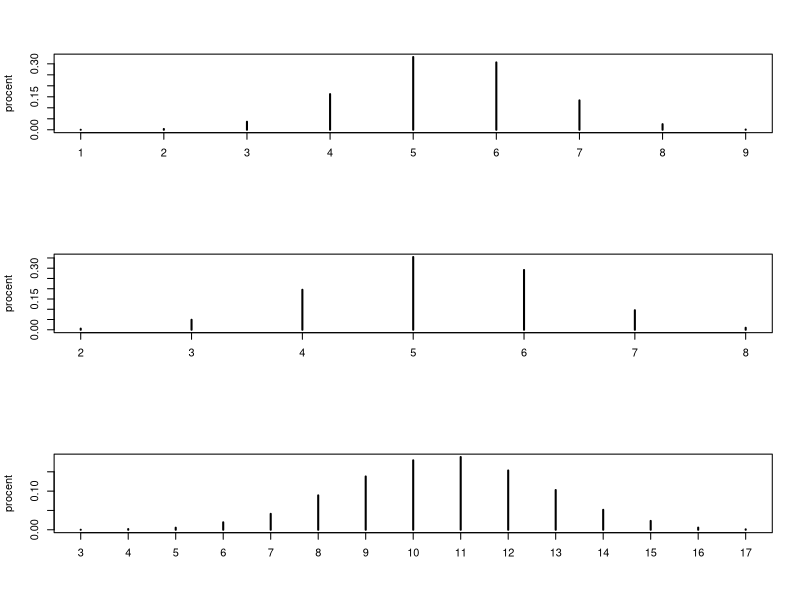

R code for this plot:
#Czy poniższe wyniki ankiety pochodza z losowo wybranej proby?
#Jakt Ty rozumiesze losowosc?
#Jak w losowo wybranej probie, o okreslonej liczbie zer (n0)
#i okreslonej liczbie jedynek (n1), 'grupuja' sie zera i jedynki?
#Ile jest serii zer? Ile jest serii jedynek?

#Przyklad
#=========
#Wyniki ankiety dostarczonej przez dwoch ankieterow x i y (n = 20)
x <- c(0, 0, 0, 0, 0, 1, 1, 1, 0, 0, 1, 1, 1, 1, 1, 0, 0, 0, 0, 0)
y <- c(1, 0, 1, 0, 1, 0, 0, 1, 0, 1, 0, 1, 0, 0, 1, 0, 0, 1, 0, 0)

#liczba jedynek (n1 = 8)
sum(x)
sum(y)

#1. Oliczymy liczbe serii zer, serii jedynek w wektorach x i y.
#2. Porownamy z liczbami serii w N = 10000 losowo wygenerowanych ciagach
#o takiej samie liczbie zer n0 = 12 i jedynek n1 = 8 jak w x i y.

#Ad. 1 W punkcie 1. wykorzystamy funkcje 'rle'.
#==============================================
#Co robi funkcja 'rle'? Napisz w konsoli ?rle i przeczytaj.
rle(x)

#funkcja zliczajaca, dla danego wektora x, liczbe serii zer, serii jedynek
#oraz wszystkich serii
num_serii <- function(x) {
  serie0 <- length(rle(x)$lengths[rle(x)$values == 0])
  serie1 <- length(rle(x)$lengths[rle(x)$values == 1])
  serie <- serie0 + serie1
  return(c(serie0, serie1, serie))
}

#zlicz serie i sprawdz, czy wynik zgadza sie z wynikiem otrzymanym
#z wykorzystaniem funkcji 'num_serii'
wynik_ankieter_x <- num_serii(x)
wynik_ankieter_y <- num_serii(y)
wynik_ankieter_x
wynik_ankieter_y
#3 2 5
#8  8 16

#Ad.2 Generujemy N ciagow o dlugosci n #oraz liczbie zer n0 i liczbie
#jedynek n1.
#===============================================================================
#Liczba ciagow do wygenerowania
N <- 10000

#Dlugosc kazdego ciagu
# dla y n1 jest takie samo, nie trzeba powtarzac generowania
n <- 20
n1 <- sum(x)

#Generowanie 1000 ciaw ankiecie y liczba jedynek jest taka sama
ciagi <- t(replicate(N, sample(c(rep(0, n - n1), rep(1, n1)))))

# Wynik to macierz zawierająca n = 20 kolumn (jeden ciag na wiersz)
head(ciagi)
dim(ciagi)

#zliczamy serie zer, serie jedynek i razem wszystkie serie, dla kazdego ciagu
wynik <- t(apply(ciagi, 1, num_serii)) #'t' robi transpozycje macierzy
colnames(wynik) <- c("serie0", "serie1", "serie")
head(wynik)
dim(wynik)

#liczba serii zer/jedynek/wszyskich serii (w procentach) na wykresie
par(mfrow  =  c(3, 1))
plot(table(wynik[, 1]) / N, ylab = "procent")
plot(table(wynik[, 2]) / N, ylab = "procent")
plot(table(wynik[, 3]) / N, ylab = "procent")

#SPRAWDZENIE ankieterow
#=======================
#Jak wyniki ankieterow (wektory x i y) maja sie do tych wygenerowanych?
wynik_ankieter_x <- num_serii(x)
wynik_ankieter_y <- num_serii(y)
wynik_ankieter_x
wynik_ankieter_y

#zobacz na wykresach jak czesto dane wyniki pojawily sie
#w wygenerowanych probach
#procent wynikow (serii) uzyskanych przez ankietera
#wsrod otrzymanych w losowym generowaniu
pr_x <- sapply(1:3, function(i) sum(wynik[, i] == wynik_ankieter_x[i]) / N)
pr_y <- sapply(1:3, function(i) sum(wynik[, i] == wynik_ankieter_y[i]) / N)
pr_x
pr_y

#Wyglada na to, ze w jednym i drugim przypadku mamy dosyc nietypowe wyniki.
#W przypadku x serii jest troche malo, a w przypadku  y troche duzo?

my_list <- list(a = 2, b = c(1, 2), c = "liczba")
my_list$a

x <- data.frame(a = 1:2, b = 8:9)
y <- matrix(1:4, nrow = 2, ncol = 2)

colnames(y) <- c("a", "b")

#Zadanie
#========
#1. Porownaj liczbe serii w Twoim wektorze z wynikami otrzymanymi w
#losowym generowaniu.
#Pamietaj o przypisaniu odpowiedniej wartosci dla n1 tak, aby
#byla zgodna z wynikiem Twojej ankiety.

#2. Zobacz jaki jest rozkład serii (na wykresach) dla n = 100 i n1 = 50.
#Sprawdź jak to sie zmienia dla innych wartosci n1.
